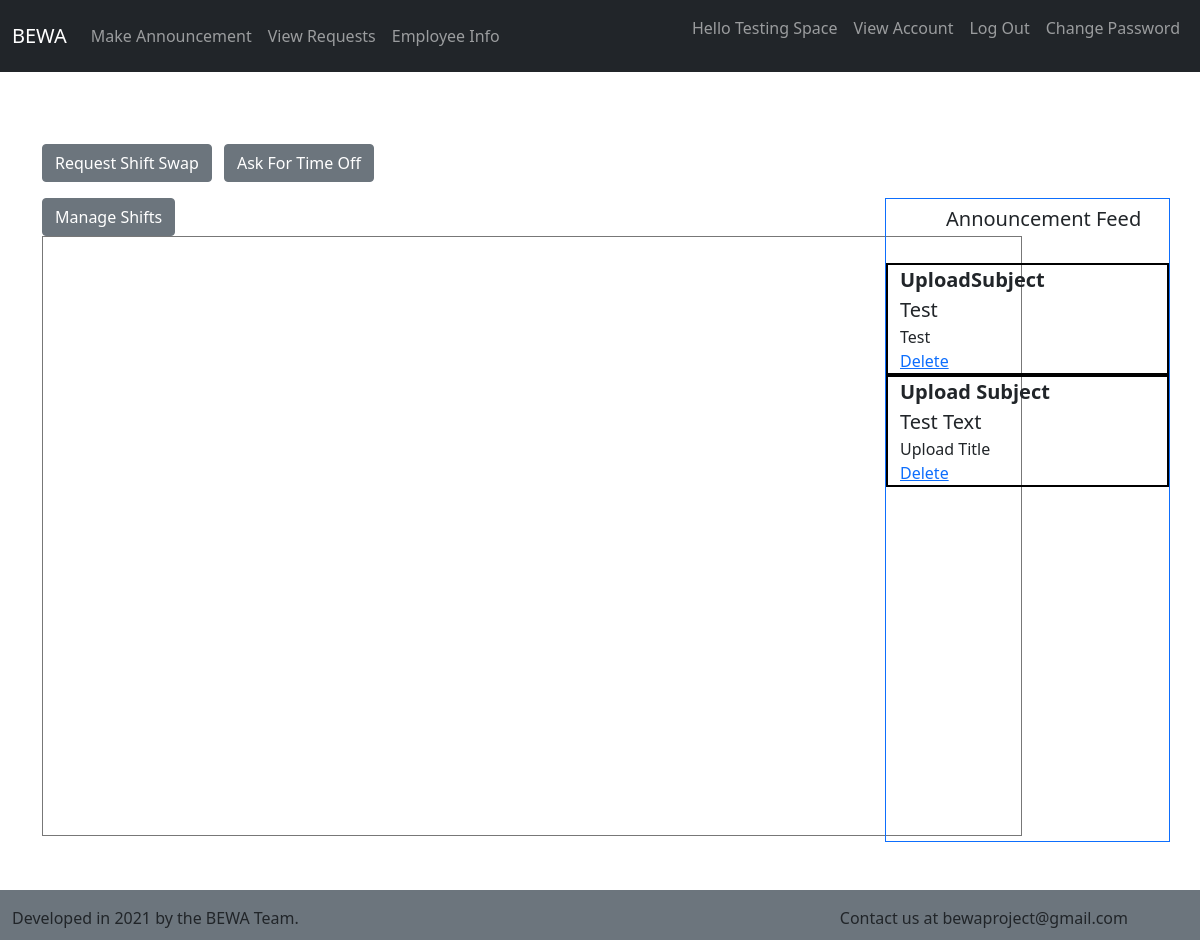
The app's page /home.php (signed in) with its own data.
### tables this page shows
CREATE TABLE `announcement` (
  `id` int(11) NOT NULL,
  `empID` int(11) NOT NULL,
  `subject` text NOT NULL,
  `text` text NOT NULL,
  `title` text NOT NULL
);

### home.php (the view, shortened to what this page needs)
<?php
require 'header.php';
?>
    <div class="container">
      <div class="row">
        <div class="col-9 mb-3">
          <button type="button" class="btn btn-secondary" onclick="location.href = 'requests/shiftSwap.php';" data-bs-toggle="button" autocomplete="off">Request Shift Swap</button>
          <button type="button" class="btn btn-secondary ms-2" onclick="location.href = 'requests/timeOff.php';" data-bs-toggle="button" autocomplete="off">Ask For Time Off</button>
        </div>
      </div>
      <div class="row">
        <div class="col-9">
          <?php if ($_SESSION["isAdmin"]==1) {?>
            <a href="https://calendar.google.com/calendar/u/0/r?cid=bewaproject@gmail.com" target="_blank" class="btn btn-secondary">Manage Shifts</a>
          <?php } ?>
          <iframe src="https://calendar.google.com/calendar/embed?height=600&amp;wkst=1&amp;bgcolor=%23ffffff&amp;ctz=America%2FChicago&amp;src=YmV3YXByb2plY3RAZ21haWwuY29t&amp;color=%23039BE5" style="border:solid 1px #777" width="980" height="600" frameborder="0" scrolling="no"></iframe>
        </div>
        <div class="col border border-primary">
          <div class="row ml-3 h5 ms-5 mt-2">
            Announcement Feed
          </div><br>
            <?php $sql = "SELECT id, subject, title, text FROM announcement";
              $result = $conn->query($sql);
              if ($result->num_rows > 0) {
                while($row = $result->fetch_assoc()) {
                  echo "<div class='row' style='border: 2px solid black'>";
                    echo "<div class='fs-5 fw-bold'>".$row["subject"]."</div><br>";
                    echo "<div class='fs-5'>".$row["title"]."</div><br>"."<div class='fw-light'>".$row["text"]."</div><br>";
                    if($_SESSION['isAdmin']){
                      echo '<a href="deleteAnnouncement.php?id='. $row['id'] .'" title="Delete Record">Delete</a>';
                    }
                  echo "</div>";
                }
              } else {
                echo "0 results";
              }
            ?>
        </div>
      </div>
    </div>
<?php require 'footer.php' ?>

### records on screen
announcement: subject "UploadSubject", title "Test", text "Test"
announcement: subject "Upload Subject", title "Test Text", text "Upload Title"

### other values on screen
$_SESSION["firstName"] "Testing Space"
